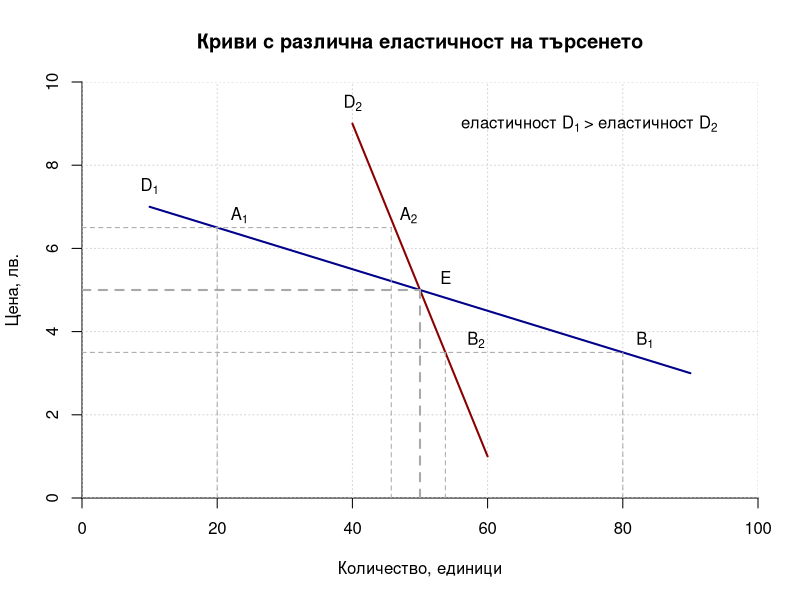
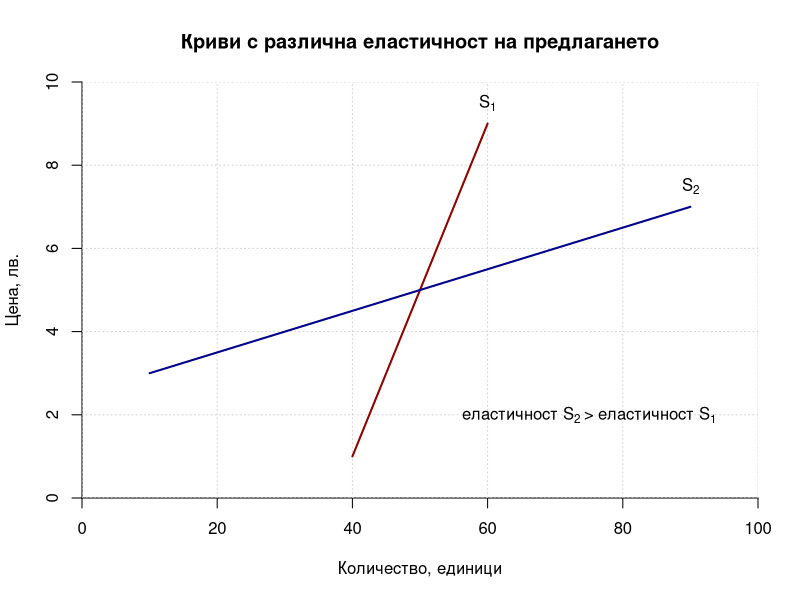
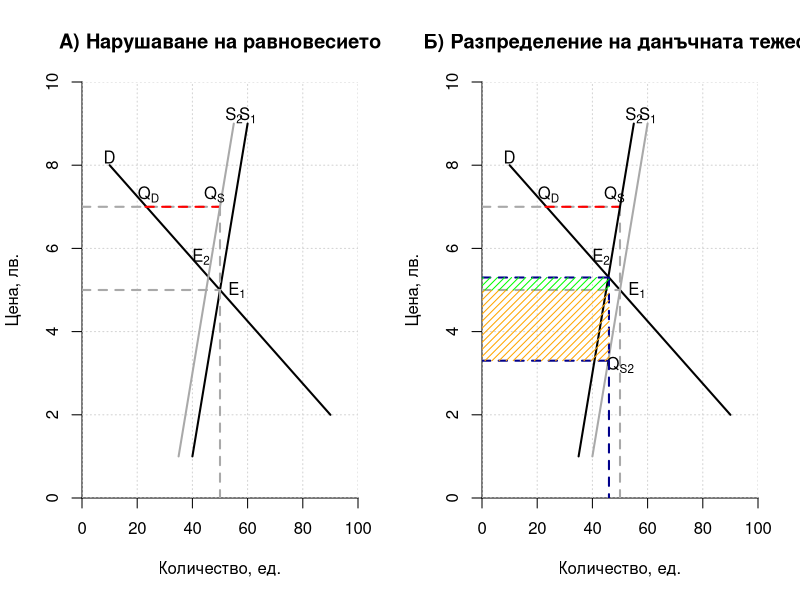
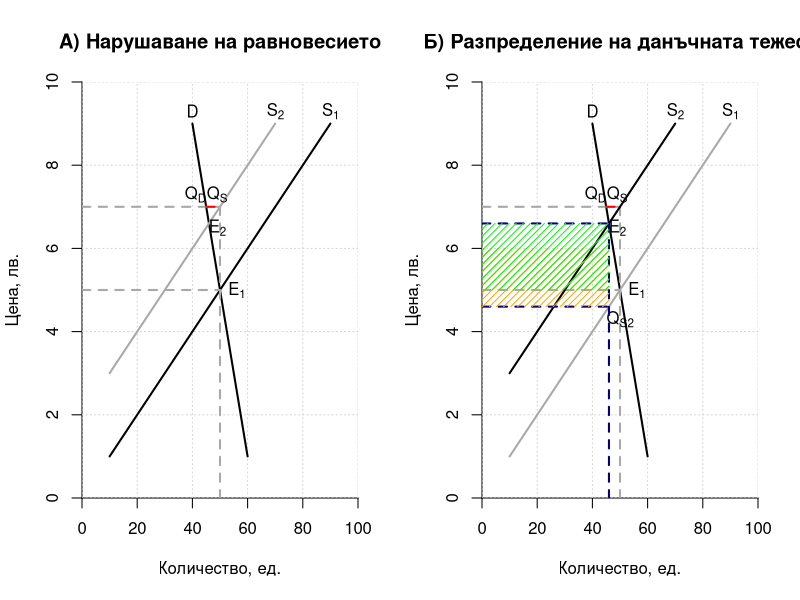
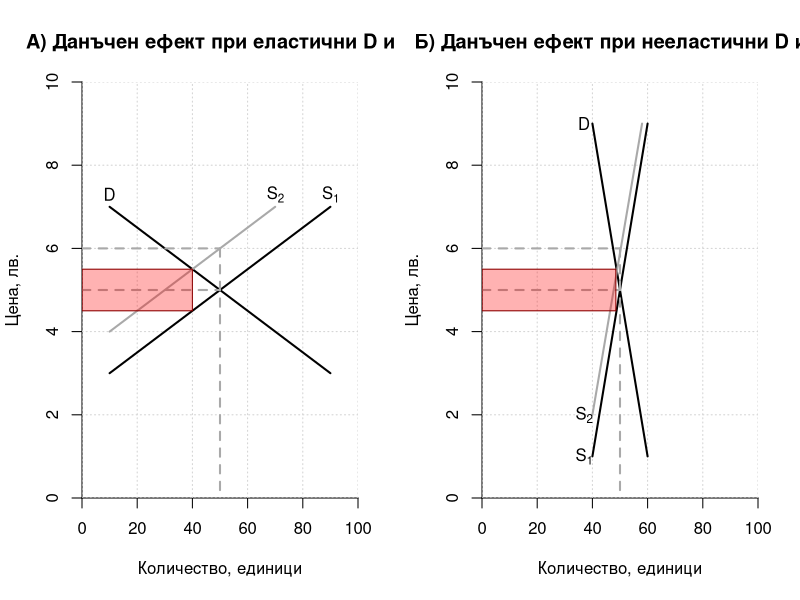
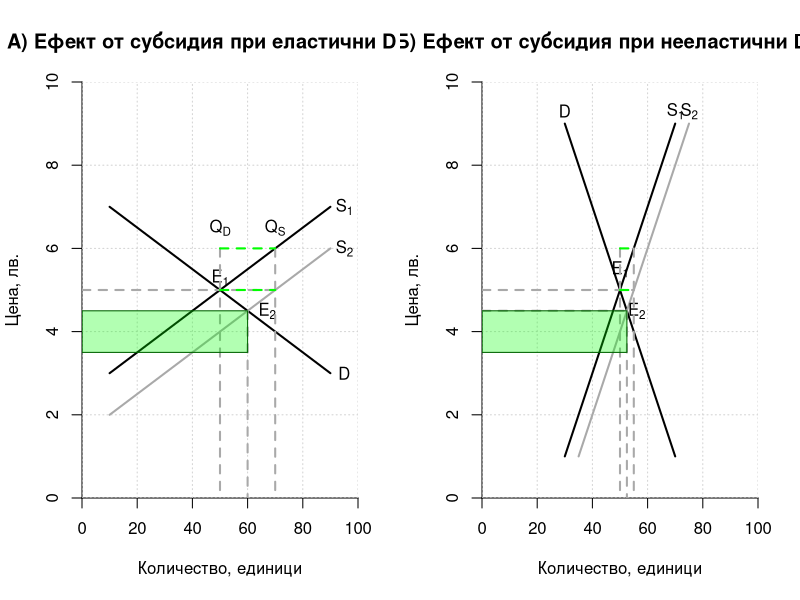
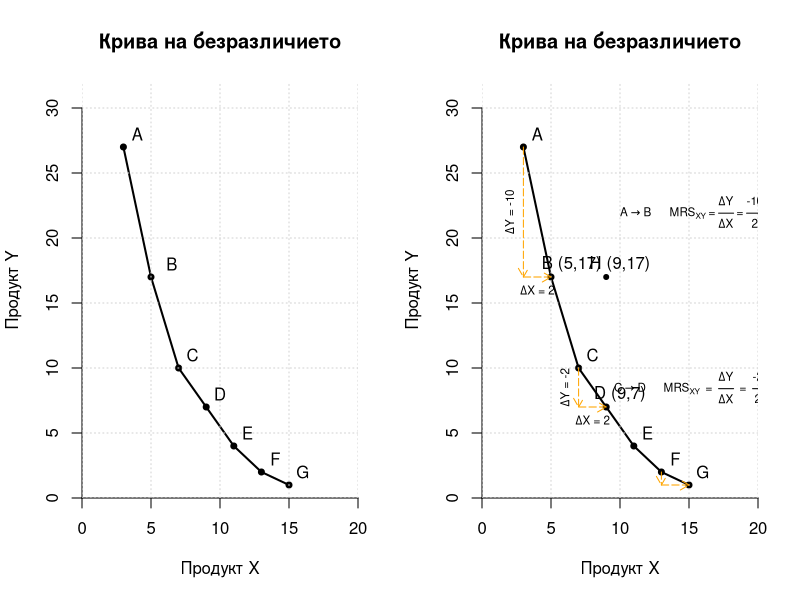
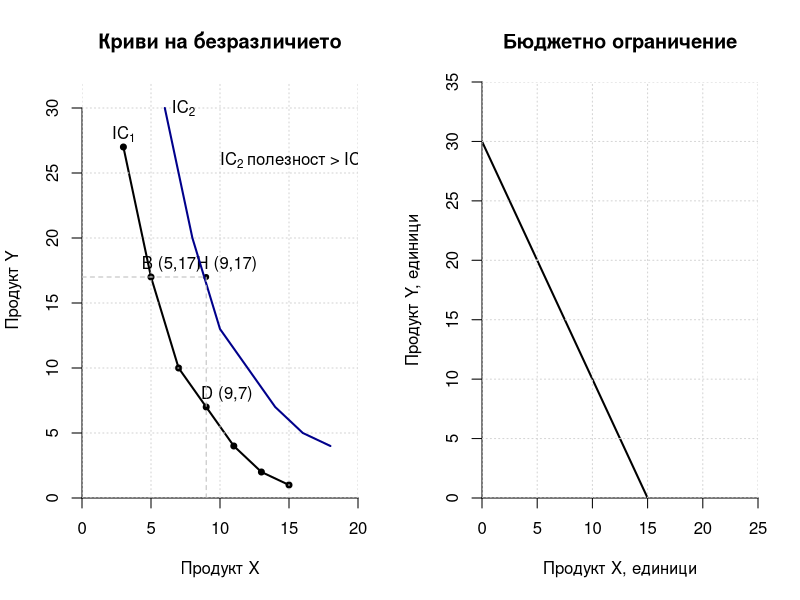

These charts were generated, in order, by the following R code:
## ---- chunk 1
knitr::opts_chunk$set(fig.width = 8, fig.height = 6,
                      fig.path = "figure/",
                      echo = FALSE, warning = FALSE, 
                      message = FALSE)
## ---- chunk 2

plot(1, xlim = c(0,100), ylim = c(0,10), xaxs = "i", yaxs = "i",
     bty = "n", type = "n", xlab = "Количество, единици", 
     ylab = "Цена, лв.",
     main = "Криви с различна еластичност на търсенето")
grid()
segments(40,9,60,1, lwd = 2, col = "darkred")
segments(10,7,90,3, lwd = 2, col = "darkblue")
segments(0,5,50,5, lwd = 2, lty = 2, col = "darkgray")
segments(50,0,50,5, lwd = 2, lty = 2, col = "darkgray")
segments(0,6.5,45.75,6.5, lwd = 1, lty = 2, col = "darkgray")
segments(45.75,6.5,45.75,0, lwd = 1, lty = 2, col = "darkgray")
segments(20,6.5,20,0, lwd = 1, lty = 2, col = "darkgray")
segments(0,3.5,80,3.5, lwd = 1, lty = 2, col = "darkgray")
segments(53.75,3.5,53.75,0, lwd = 1, lty = 2, col = "darkgray")
segments(80,3.5,80,0, lwd = 1, lty = 2, col = "darkgray")
text(22,6.8, expression("A"[1]), adj = 0)
text(47,6.8, expression("A"[2]), adj = 0)
text(82,3.8, expression("B"[1]), adj = 0)
text(57,3.8, expression("B"[2]), adj = 0)
text(53,5.3, "E", adj = 0)
text(10,7.5, expression("D"[1]))
text(40,9.5, expression("D"[2]))
text(75,9, expression("еластичност D"[1]~">"~"еластичност D"[2]))
## ---- chunk 3
plot(1, xlim = c(0,100), ylim = c(0,10), xaxs = "i", yaxs = "i",
     bty = "n", type = "n", xlab = "Количество, единици", 
     ylab = "Цена, лв.",
     main = "Криви с различна еластичност на предлагането")
grid()
segments(40,1,60,9, lwd = 2, col = "darkred")
segments(10,3,90,7, lwd = 2, col = "darkblue")
text(60,9.5, expression("S"[1]))
text(90,7.5, expression("S"[2]))
text(75,2, expression("еластичност S"[2]~">"~"еластичност S"[1]))
## ---- chunk 4
par(mfrow = c(1,2))
plot(1, xlim = c(0,100), ylim = c(0,10), bty = "n",
     xaxs = "i", yaxs = "i", type = "n",
     xlab = "Количество, ед.", ylab = "Цена, лв.",
     main = "А) Нарушаване на равновесието")
grid()
segments(10,8,90,2, lwd = 2) # D
text(10,8.2, "D")
segments(40,1,60,9, lwd = 2) # S 
text(60,9.2, expression("S"[1]))
segments(0,5,50,5, lwd = 2, lty = 2, col = "darkgray")
segments(50,7,50,0, lwd = 2, lty = 2, col = "darkgray")
segments(0,7,50,7, lwd = 2, lty = 2, col = "darkgray")
segments(23,7,50,7, lwd = 2, lty = 2, col = "red")
segments(35,1,55,9, lwd = 2, col = "darkgray") # S2
text(55,9.2, expression("S"[2]))
text(53,5, expression("E"[1]), adj = 0)
text(43,5.8, expression("E"[2]))
text(48,7.3, expression("Q"[S]))
text(24,7.3, expression("Q"[D]))
plot(1, xlim = c(0,100), ylim = c(0,10), bty = "n",
     xaxs = "i", yaxs = "i", type = "n",
     xlab = "Количество, ед.", ylab = "Цена, лв.",
     main = "Б) Разпределение на данъчната тежест")
grid()
segments(10,8,90,2, lwd = 2) # D
text(10,8.2, "D")
segments(40,1,60,9, lwd = 2, col = "darkgray") # S 
text(60,9.2, expression("S"[1]))
segments(0,5,50,5, lwd = 2, lty = 2, col = "darkgray")
segments(50,7,50,0, lwd = 2, lty = 2, col = "darkgray")
segments(0,7,50,7, lwd = 2, lty = 2, col = "darkgray")
segments(23,7,50,7, lwd = 2, lty = 2, col = "red")
segments(35,1,55,9, lwd = 2) # S2
text(55,9.2, expression("S"[2]))
text(53,5, expression("E"[1]), adj = 0)
text(43,5.8, expression("E"[2]))
text(48,7.3, expression("Q"[S]))
text(24,7.3, expression("Q"[D]))
text(50,3.2, expression("Q"[S2]))
segments(0,5.3,46,5.3, lwd = 2, lty = 2, col = "darkblue")
segments(46,5.3,46,0, lwd = 2, lty = 2, col = "darkblue")
segments(0,3.3,46,3.3, lwd = 2, lty = 2, col = "darkblue")
rect(0,3.3,46,5, col = "orange", density = 20, border = "transparent")
rect(0,5,46,5.3, col = "green", density = 20, border = "transparent")
## ---- chunk 5

par(mfrow = c(1,2))
plot(1, xlim = c(0,100), ylim = c(0,10), bty = "n",
     xaxs = "i", yaxs = "i", type = "n",
     xlab = "Количество, ед.", ylab = "Цена, лв.",
     main = "А) Нарушаване на равновесието")
grid()
segments(40,9,60,1, lwd = 2) # D
text(40,9.3, "D")
segments(10,1,90,9, lwd = 2) # S 
text(90,9.3, expression("S"[1]))
segments(0,5,50,5, lwd = 2, lty = 2, col = "darkgray")
segments(50,7,50,0, lwd = 2, lty = 2, col = "darkgray")
segments(0,7,50,7, lwd = 2, lty = 2, col = "darkgray")
segments(45,7,50,7, lwd = 2, lty = 2, col = "red")
segments(10,3,70,9, lwd = 2, col = "darkgray") # S2
text(70,9.3, expression("S"[2]))
text(53,5, expression("E"[1]), adj = 0)
text(49,6.5, expression("E"[2]))
text(49,7.3, expression("Q"[S]))
text(41,7.3, expression("Q"[D]))
plot(1, xlim = c(0,100), ylim = c(0,10), bty = "n",
     xaxs = "i", yaxs = "i", type = "n",
     xlab = "Количество, ед.", ylab = "Цена, лв.",
     main = "Б) Разпределение на данъчната тежест")
grid()
segments(40,9,60,1, lwd = 2) # D
text(40,9.3, "D")
segments(10,1,90,9, lwd = 2, col = "darkgray") # S 
text(90,9.3, expression("S"[1]))
segments(0,5,50,5, lwd = 2, lty = 2, col = "darkgray")
segments(50,7,50,0, lwd = 2, lty = 2, col = "darkgray")
segments(0,7,50,7, lwd = 2, lty = 2, col = "darkgray")
segments(45,7,50,7, lwd = 2, lty = 2, col = "red")
segments(10,3,70,9, lwd = 2) # S2
text(70,9.3, expression("S"[2]))
text(53,5, expression("E"[1]), adj = 0)
text(49,6.5, expression("E"[2]))
text(49,7.3, expression("Q"[S]))
text(41,7.3, expression("Q"[D]))
text(50,4.3, expression("Q"[S2]))
segments(0,6.6,46,6.6, lwd = 2, lty = 2, col = "darkblue")
segments(46,6.6,46,0, lwd = 2, lty = 2, col = "darkblue")
segments(0,4.6,46,4.6, lwd = 2, lty = 2, col = "darkblue")
rect(0,4.6,46,6, col = "orange", density = 20, border = "transparent")
rect(0,5,46,6.6, col = "green", density = 20, border = "transparent")

## ---- chunk 6

par(mfrow = c(1,2))
plot(1, xlab = "Количество, единици", ylab = "Цена, лв.", 
     type = "n", xaxs = "i", yaxs = "i", 
     xlim = c(0,100), ylim = c(0,10), bty = "n",
     main = "А) Данъчен ефект при еластични D и S")
grid()
segments(10,7,90,3, lwd = 2) # D
segments(10,3,90,7, lwd = 2) # S
segments(10,4,70,7, lwd = 2, col = "darkgray") # S2
segments(0,5,50,5, lwd = 2, lty = 2, col = "darkgray")
segments(50,6,50,0, lwd = 2, lty = 2, col = "darkgray")
segments(0,6,50,6, lwd = 2, lty = 2, col = "darkgray")
rect(0,4.5,40,5.5, col = adjustcolor("red", alpha.f = 0.3), border = "darkred")
text(10,7.3, "D")
text(90,7.3, expression("S"[1]))
text(70,7.3, expression("S"[2]))
plot(1, xlab = "Количество, единици", ylab = "Цена, лв.", 
     type = "n", xaxs = "i", yaxs = "i", 
     xlim = c(0,100), ylim = c(0,10), bty = "n",
     main = "Б) Данъчен ефект при нееластични D и S")
grid()
segments(40,9,60,1, lwd = 2) # D
segments(40,1,60,9, lwd = 2) # S
segments(40,2,58,9, lwd = 2, col = "darkgray") # S2
segments(0,5,50,5, lwd = 2, lty = 2, col = "darkgray")
segments(0,6,50,6, lwd = 2, lty = 2, col = "darkgray")
segments(50,6,50,0, lwd = 2, lty = 2, col = "darkgray")
rect(0,4.5,48.5,5.5, col = adjustcolor("red", alpha.f = 0.3), border = "darkred")
text(37,1, expression("S"[1]))
text(37,2, expression("S"[2]))
text(37,9, "D")

## ---- chunk 7
par(mfrow = c(1,2))
plot(1, xlab = "Количество, единици", ylab = "Цена, лв.", 
     type = "n", xaxs = "i", yaxs = "i", 
     xlim = c(0,100), ylim = c(0,10), bty = "n",
     main = "А) Ефект от субсидия при еластични D и S")
grid()
segments(10,7,90,3, lwd = 2) # D
segments(10,3,90,7, lwd = 2) # S
text(50,5.3, expression("E"[1]))
text(50,6.5, expression("Q"[D]))
text(70,6.5, expression("Q"[S]))
segments(10,2,90,6, lwd = 2, col = "darkgray") # S2
text(67,4.5, expression("E"[2]))
segments(0,5,70,5, lwd = 2, lty = 2, col = "darkgray")
segments(50,6,50,0, lwd = 2, lty = 2, col = "darkgray")
segments(70,6,70,0, lwd = 2, lty = 2, col = "darkgray")
segments(60,4.5,60,0, lwd = 2, lty = 2, col = "darkgray")
segments(50,5,70,5, lwd = 2, lty = 2, col = "green")
segments(50,6,70,6, lwd = 2, lty = 2, col = "green")
text(95,3, "D")
text(95,7, expression("S"[1]))
text(95,6, expression("S"[2]))
rect(0,3.5,60,4.5, col = adjustcolor("green", alpha.f = 0.3), border = "darkgreen")
plot(1, xlab = "Количество, единици", ylab = "Цена, лв.", 
     type = "n", xaxs = "i", yaxs = "i", 
     xlim = c(0,100), ylim = c(0,10), bty = "n",
     main = "Б) Ефект от субсидия при нееластични D и S")
grid()
segments(30,9,70,1, lwd = 2) # D
segments(30,1,70,9, lwd = 2) # S
text(50,5.5, expression("E"[1]))
#text(50,6.5, expression("Q"[D]))
#text(55,6.5, expression("Q"[S]))
text(30,9.3, "D")
text(70,9.3, expression("S"[1]))
text(75,9.3, expression("S"[2]))
segments(35,1,75,9, lwd = 2, col = "darkgray") # S2
text(56,4.5, expression("E"[2]))
segments(0,5,55,5, lwd = 2, lty = 2, col = "darkgray")
segments(50,6,50,0, lwd = 2, lty = 2, col = "darkgray")
segments(55,6,55,0, lwd = 2, lty = 2, col = "darkgray")
segments(0,4.5,52.5,4.5, lwd = 2, lty = 2, col = "darkgray")
segments(52.5,4.5,52.5,0, lwd = 2, lty = 2, col = "darkgray")
segments(50,5,55.5,5, lwd = 2, lty = 2, col = "green")
segments(50,6,55,6, lwd = 2, lty = 2, col = "green")
rect(0,3.5,52.5,4.5, col = adjustcolor("green", alpha.f = 0.3), border = "darkgreen")

## ---- chunk 8
prX <- c(3,5,7,9,11,13,15)
prY <- c(27,17,10,7,4,2,1)
prX2 <- prX + 3
prY2 <- prY + 3
plot(prX, prY, type = "o", xlim = c(0,20), ylim = c(0,32), 
     xaxs = "i", yaxs = "i", lwd = 2, pch = 20, bty = "n",
     xlab = "Продукт X", ylab = "Продукт Y",
     main = "Крива на безразличието")
grid()
text(4,28, "A")
text(6.5,18, "B")
text(8,11, "C")
text(10,8, "D")
text(12,5, "E")
text(14,3, "F")
text(16,2, "G")

## ---- chunk 9
plot(prX, prY, type = "o", xlim = c(0,20), ylim = c(0,32), 
     xaxs = "i", yaxs = "i", lwd = 2, pch = 20, bty = "n",
     xlab = "Продукт X", ylab = "Продукт Y",
     main = "Крива на безразличието")
grid()
arrows(3,27,3,17, lty = 5, col = "orange", length = 0.1)
arrows(3,17,5,17, lty = 5, col = "orange", length = 0.1)
arrows(7,10,7,7, lty = 5, col = "orange", length = 0.1)
arrows(7,7,9,7, lty = 5, col = "orange", length = 0.1)
arrows(13,2,13,1, lty = 5, col = "orange", length = 0.1)
arrows(13,1,15,1, lty = 5, col = "orange", length = 0.1)
points(9,17, pch = 20)
text(10,18, "H (9,17)")
text(4,28, "A")
text(6.5,18, "B (5,17)")
text(8,11, "C")
text(10,8, "D (9,7)")
text(12,5, "E")
text(14,3, "F")
text(16,2, "G")
text(2,22, expression(paste(Delta, "Y = -10")), srt = 90, adj = 0.5, cex = 0.7) 
text(4,16, expression(paste(Delta, "X = 2")), adj = 0.5, cex = 0.7)
text(6,8.5, expression(paste(Delta, "Y = -2")), srt = 90, adj = 0.5, cex = 0.7)
text(8,6, expression(paste(Delta, "X = 2")), adj = 0.5, cex = 0.7)
text(16,22, expression("A"%->%"B"~~~~~~"MRS"[XY]~"="~frac(paste(Delta, "Y"), paste(Delta, "X"))~"="~frac(paste("-10"),paste(2))~"="~"-5"), cex = 0.7)
text(16,8.5, expression("C"%->%"D"~~~~~~"MRS"[XY]~~"="~~frac(paste(Delta, "Y"), paste(Delta, "X"))~~"="~~frac(paste("-2"), paste("2"))~~"="~~"-1"), cex = 0.7)

## ---- chunk 10

plot(prX, prY, type = "o", xlim = c(0,20), ylim = c(0,32), 
     xaxs = "i", yaxs = "i", lwd = 2, pch = 20, bty = "n",
     xlab = "Продукт X", ylab = "Продукт Y",
     main = "Криви на безразличието")
grid()
points(9,17, pch = 20)
text(10.5,18, "H (9,17)")
text(6.5,18, "B (5,17)")
text(10.5,8, "D (9,7)")
text(3,28, expression("IC"[1]))
text(6.5,30, expression("IC"[2]), adj = 0)
text(10,26, expression("IC"[2]~"полезност"~">"~"IC"[1]~"полезност"), adj = 0)
lines(prX2, prY2, type = "l", col = "darkblue", lwd = 2)
segments(0,17,9,17, lty = 2, col = "grey")
segments(9,0,9,17, lty = 2, col = "grey")
## ---- chunk 11
plot(x = c(0,15), y = c(30,0), xlim = c(0,25), ylim = c(0,35),
     type = "l", lwd = 2, bty = "n",
     xlab = "Продукт X, единици", ylab = "Продукт Y, единици", 
     xaxs = "i", yaxs = "i",
     main = "Бюджетно ограничение")
grid()

## ---- chunk 12

plot(x = c(0,15), y = c(30,0), xlim = c(0,35), ylim = c(0,35),
     type = "l", lwd = 2, bty = "n",
     xlab = "Продукт X, единици", ylab = "Продукт Y, единици", 
     xaxs = "i", yaxs = "i",
     main = "Бюджетно ограничение, промяна в цената на X")
grid()
lines(x = c(0,30), y = c(30,0), col = "darkblue", lwd = 2)
points(10,10, pch = 20)
text(11,11, "A")
points(20,10, pch = 20)
text(21,11, "B")
arrows(15,2,27,2, length = 0.1, col = "orange", lwd = 1)

## ---- chunk 13

plot(x = c(0,15), y = c(30,0), xlim = c(0,70), ylim = c(0,70),
     type = "l", lwd = 2, bty = "n",
     xlab = "Продукт X, единици", ylab = "Продукт Y, единици", 
     xaxs = "i", yaxs = "i",
     main = "Промяна в бюджетното ограничение при неизменни цени")
grid()
lines(x = c(0,30), y = c(60,0), col = "darkblue", lwd = 2)
points(10,10, pch = 20)
text(11,11, "A")
points(20,20, pch = 20)
text(21,21, "B")
arrows(1,31,9,39, length = 0.1, col = "orange", lwd = 1)
arrows(16,1,24,9, length = 0.1, col = "orange", lwd = 1)
## ---- chunk 14
lineX <- seq(3,30, 0.5)
lineY <- 100/lineX
plot(lineX, lineY, type = "l", xaxs = "i", yaxs = "i", lwd = 2, col = "darkgray",
     xlim = c(0,35), ylim = c(0,35), bty = "n",
     xlab = "Продукт X, единици", ylab = "Продукт Y, единици",
     main = "Модел на потребителския избор")
grid()
lines(x = c(0,30), y = c(30,0), type = "l", col = "darkblue", lwd = 2)
lines(x = lineX + 5, y = lineY + 5, type = "l", lwd = 2)
lines(x = lineX + 10, y = lineY + 10, type = "l", lwd = 2, col = "darkgray")
points(4,26, pch = 20)
points(26,4, pch = 20)
points(10,10, pch = 20)
points(13,13, pch = 20)
points(15,15, pch = 20)
points(20,20, pch = 20)
text(5,27, "A")
text(27,5, "B")
text(11,10, "C", adj = 0)
text(14,13, "D")
text(16,16, "E")
text(21,21, "F")
text(5,34, expression("IC"[1]))
text(10,34, expression("IC"[2]))
text(15,34, expression("IC"[3]), adj = 0)
## ---- chunk 15

plot(lineX, lineY, xaxs = "i", yaxs = "i", 
     type = "n", lwd = 2, col = "darkgray",
     xlim = c(0,70), ylim = c(0,50), bty = "n",
     xlab = "Продукт X, единици", ylab = "Продукт Y, единици",
     main = "Модел на потребителския избор,\nпромяна в цената на X")
grid()
lines(x = c(0,30), y = c(30,0), type = "l", col = "darkblue", lwd = 2)
lines(x = c(0,60), y = c(30,0), type =  "l" ,col = "darkgreen", lwd = 2)
lines(x = lineX + 5, y = lineY + 5, type = "l", lwd = 2)
lines(x = lineX + 10.625, y = lineY + 10.625, type = "l", lwd = 2, col = "darkorange")
points(15,15, pch = 20)
points(24,18, pch = 20)
text(16,17, "E")
text(26,19, "G", adj = 0)
text(11,38, expression("IC"[2]))
text(15,43, expression("IC"[4]), adj = 0)
